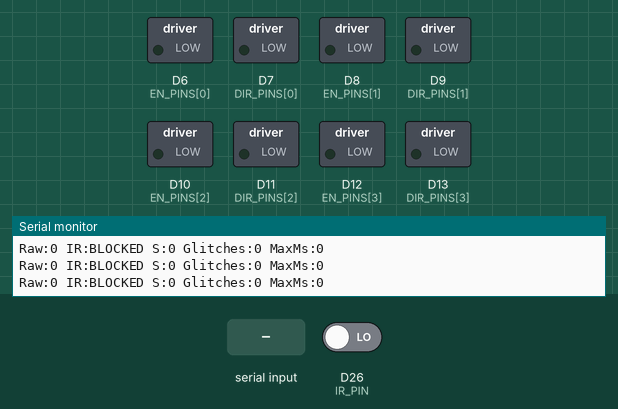
A sketch run on a simulated Arduino Due. Shown: switched loads named in the sketch (green lamp = pin HIGH), the last lines printed to the serial monitor. The inputs (shaded band) are chosen by the test bench; at power-on: D26 (IR_PIN) LOW.

Above: at 1.2 s.
1.3 s: D26 (IR_PIN) driven HIGH
3.5 s: "f" received over Serial
At 5.2 s:
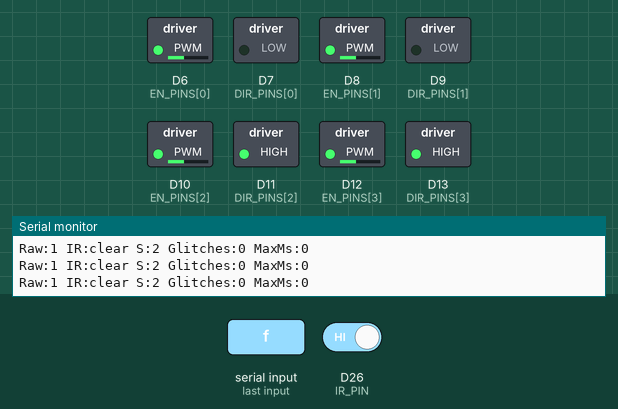
5.5 s: "s" received over Serial
At 6.6 s:
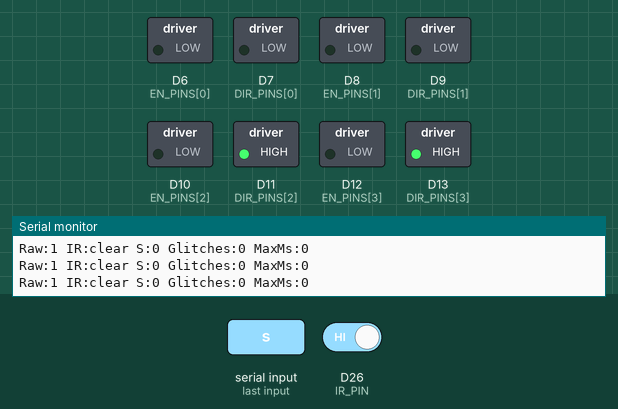
Timing chart, 0 to 8.5 s (numbered marks = the images above; inputs shaded):
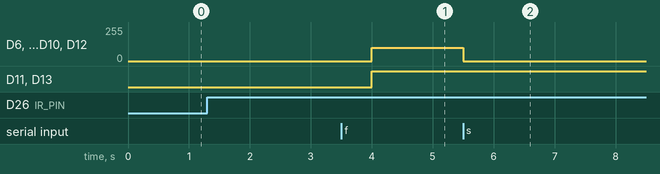

Measured:
- after the input at 3.5 s, D6 (EN_PINS[0]), D8 (EN_PINS[1]), D10 (EN_PINS[2]), D12 (EN_PINS[3]): 0/255 → 100/255 after 0.50 s; D11 (DIR_PINS[2]), D13 (DIR_PINS[3]): LOW → HIGH after 0.50 s
- after the input at 5.5 s, D6 (EN_PINS[0]), D8 (EN_PINS[1]), D10 (EN_PINS[2]), D12 (EN_PINS[3]): 100/255 → 0/255 at once

The sketch:

Left_IR_Filtered_Avoidance_Test.ino
```cpp
// AJ DONald 101259149

// IR Test to avoid objects with it on left side of the robot
const int DIR_PINS[] = {7,9,11,13};
const int EN_PINS[] = {6,8,10,12};
const int FORWARD_LEVEL[] = {LOW,LOW,HIGH,HIGH};
const bool IS_LEFT[] = {true,true,false,false};
const int IR_PIN = 26;
const int PWM_VALUE = 100;
// Adds detection delay
const unsigned long DETECT_MS = 20;
const unsigned long RELEASE_MS = 50;
bool rawObstacle = false;
bool candidateObstacle = false;
bool confirmedObstacle = true; // Wait for confirmed clear on startup.
unsigned long candidateSince = 0;
unsigned long rejectedLowPulses = 0;
unsigned long longestRejectedLowMs = 0;

const unsigned long PAUSE_MS = 500;
const unsigned long REVERSE_MS = 400;
const unsigned long TURN_MS = 900;
const unsigned long CLEAR_MS = 500;
enum State { DISABLED, WAIT_CLEAR, FORWARD, STOP_BEFORE_REVERSE,
             REVERSE, STOP_BEFORE_TURN, TURN_RIGHT, BLOCKED_HOLD };
State state = DISABLED;
unsigned long stateSince = 0, clearSince = 0, lastPrint = 0;
bool clearTracking = false;
unsigned long turnRemainingMs = TURN_MS;
const char *STATE_NAMES[] = {"DISABLED", "WAIT_CLEAR", "FORWARD", "PAUSE_BEFORE_REVERSE",
                             "REVERSE", "PAUSE_BEFORE_TURN", "TURN_RIGHT", "AUTO_HOLD"};

void updateIR() {
  unsigned long now = millis();
  bool nextRaw = digitalRead(IR_PIN) == LOW;
  if (nextRaw != candidateObstacle) {
    if (candidateObstacle && !confirmedObstacle) {
      unsigned long width = now - candidateSince;
      rejectedLowPulses++;
      if (width > longestRejectedLowMs) longestRejectedLowMs = width;
    }
    candidateObstacle = nextRaw;
    candidateSince = now;
  }
  rawObstacle = nextRaw;
  unsigned long required = candidateObstacle ? DETECT_MS : RELEASE_MS;
  if (now - candidateSince >= required) confirmedObstacle = candidateObstacle;
}
void motorsOff() {
  for (int i=0;i<4;i++) analogWrite(EN_PINS[i],0);
}
void driveSides(bool leftForward, bool rightForward) {
  motorsOff();
  for (int i=0;i<4;i++) {
    bool forward = IS_LEFT[i] ? leftForward : rightForward;
    int direction = FORWARD_LEVEL[i];
    if (!forward) direction = direction == LOW ? HIGH : LOW;
    digitalWrite(DIR_PINS[i],direction);
  }
  for (int i=0;i<4;i++) analogWrite(EN_PINS[i],PWM_VALUE);
}
void enter(State next, const char *message) {
  state=next;
  stateSince=millis();
  clearTracking=false;
  Serial.println(message);
}
void setup() {
  for (int i=0;i<4;i++) {
    digitalWrite(EN_PINS[i],LOW); pinMode(EN_PINS[i],OUTPUT);
    digitalWrite(DIR_PINS[i],LOW); pinMode(DIR_PINS[i],OUTPUT);
  }
  analogWriteResolution(8);
  pinMode(IR_PIN,INPUT);
  candidateObstacle = digitalRead(IR_PIN) == LOW;
  candidateSince = millis();
  Serial.begin(115200);
  Serial.println("FILTERED IR TEST: 20 ms detection; f starts, s stops.");
}
void loop() {
  updateIR();
  bool obstacle=confirmedObstacle;
  unsigned long now=millis();
  if (obstacle && state==FORWARD) {
    motorsOff(); enter(STOP_BEFORE_REVERSE,"OBSTACLE: stopped, preparing reverse.");
  } else if (obstacle && state==TURN_RIGHT) {
    motorsOff();
    unsigned long turnElapsed = millis() - stateSince;
    turnRemainingMs = turnElapsed >= turnRemainingMs ? 0 : turnRemainingMs - turnElapsed;
    enter(BLOCKED_HOLD,"AUTO HOLD: confirmed obstacle during turn; resumes after clear.");
  }
  if (Serial.available()) {
    char command=Serial.read();
    if (command=='s') {
      motorsOff(); enter(DISABLED,"DISABLED"); return;
    }
    if (command=='f' && state==DISABLED)
      enter(WAIT_CLEAR,"AUTO enabled: waiting for clear path.");
  }
  unsigned long elapsed=millis()-stateSince;
  switch(state) {
    case WAIT_CLEAR:
      if (obstacle) clearTracking=false;
      else {
        if (!clearTracking) { clearSince=now; clearTracking=true; }
        if (now-clearSince>=CLEAR_MS) {
          driveSides(true,true); enter(FORWARD,"FORWARD");
        }
      }
      break;
    case STOP_BEFORE_REVERSE:
      if (elapsed>=PAUSE_MS) {
        driveSides(false,false); enter(REVERSE,"REVERSE: 400 ms");
      }
      break;
    case REVERSE:
      // Expected front detection is allowed while backing away; no rear sensor.
      if (elapsed>=REVERSE_MS) {
        motorsOff();
        turnRemainingMs = TURN_MS;
        enter(STOP_BEFORE_TURN,"Stopped after reverse.");
      }
      break;
    case STOP_BEFORE_TURN:
      if (elapsed>=PAUSE_MS) {
        if (obstacle) enter(BLOCKED_HOLD,"AUTO HOLD: still blocked after reverse; waiting for clear.");
        else { driveSides(true,false); enter(TURN_RIGHT,"TURN RIGHT"); }
      }
      break;
    case TURN_RIGHT:
      if (elapsed>=turnRemainingMs) {
        motorsOff(); enter(WAIT_CLEAR,"Turn finished: resuming when clear.");
      }
      break;
    case BLOCKED_HOLD:
      if (obstacle) clearTracking=false;
      else {
        if (!clearTracking) { clearSince=now; clearTracking=true; }
        if (now-clearSince>=CLEAR_MS) {
          if (turnRemainingMs==0)
            enter(WAIT_CLEAR,"Turn time complete: preparing forward.");
          else {
            driveSides(true,false);
            enter(TURN_RIGHT,"RESUME RIGHT TURN: remaining time only.");
          }
        }
      }
      break;
    default: break;
  }
  now=millis();
  if (now-lastPrint>=250 && Serial.availableForWrite()>=63) {
    lastPrint=now;
    Serial.print("Raw:"); Serial.print(rawObstacle ? 0 : 1);
    Serial.print(" IR:"); Serial.print(obstacle ? "BLOCKED" : "clear");
    Serial.print(" S:"); Serial.print((int)state);
    Serial.print(" Glitches:"); Serial.print(rejectedLowPulses);
    Serial.print(" MaxMs:"); Serial.println(longestRejectedLowMs);
  }
}
```
